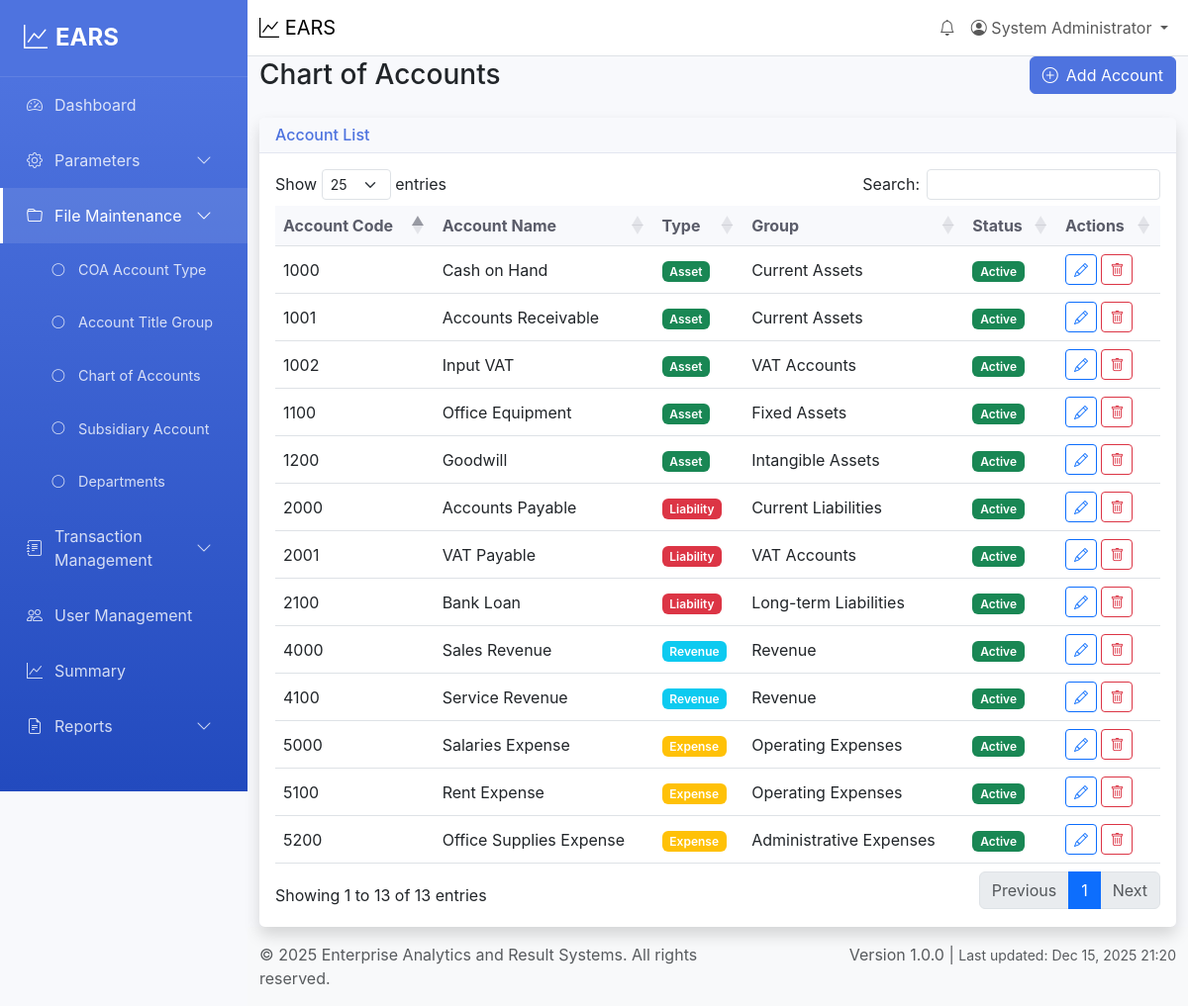
/file-maintenance/chart-of-accounts (signed in), run on the app's committed database.
### tables this page shows
CREATE TABLE chart_of_accounts (
    id INT AUTO_INCREMENT PRIMARY KEY,
    account_code VARCHAR(20) UNIQUE NOT NULL,
    account_name VARCHAR(200) NOT NULL,
    account_type_id INT,
    group_id INT,
    description TEXT,
    balance DECIMAL(15,2) DEFAULT 0.00,
    status ENUM('active', 'inactive') DEFAULT 'active',
    created_at TIMESTAMP DEFAULT CURRENT_TIMESTAMP,
    updated_at TIMESTAMP DEFAULT CURRENT_TIMESTAMP ON UPDATE CURRENT_TIMESTAMP,
    FOREIGN KEY (account_type_id) REFERENCES coa_account_types(id),
    FOREIGN KEY (group_id) REFERENCES account_title_groups(id)
);

CREATE TABLE coa_account_types (
    id INT AUTO_INCREMENT PRIMARY KEY,
    type_name VARCHAR(100) NOT NULL,
    description TEXT,
    status ENUM('active', 'inactive') DEFAULT 'active',
    created_at TIMESTAMP DEFAULT CURRENT_TIMESTAMP,
    updated_at TIMESTAMP DEFAULT CURRENT_TIMESTAMP ON UPDATE CURRENT_TIMESTAMP
);

CREATE TABLE account_title_groups (
    id INT AUTO_INCREMENT PRIMARY KEY,
    group_name VARCHAR(100) NOT NULL,
    description TEXT,
    status ENUM('active', 'inactive') DEFAULT 'active',
    created_at TIMESTAMP DEFAULT CURRENT_TIMESTAMP,
    updated_at TIMESTAMP DEFAULT CURRENT_TIMESTAMP ON UPDATE CURRENT_TIMESTAMP
);

### views/file-maintenance/chart-of-accounts.php (the view, shortened to what the rows shown need)
<div class="row">
    <div class="col-12">
        <div class="d-flex justify-content-between align-items-center mb-4">
            <h1 class="h3 mb-0">Chart of Accounts</h1>
        </div>
    </div>
</div>
<div class="row">
    <div class="col-12">
        <div class="card shadow">
            <div class="card-body">
                <div class="table-responsive">
                    <table class="table table-hover" id="accountsTable">
                        <thead>
                            <tr>
                                <th>Account Code</th>
                                <th>Account Name</th>
                                <th>Type</th>
                                <th>Group</th>
                                <th>Status</th>
                                <th>Actions</th>
                            </tr>
                        </thead>
                        <tbody>
                            <?php foreach ($accounts as $account): ?>
                                <tr>
                                    <td><?= htmlspecialchars((string)$account['account_code']) ?></td>
                                    <td><?= htmlspecialchars((string)$account['account_name']) ?></td>
                                    <td>
                                        <span class="badge bg-<?= getAccountTypeColor($account['type_name']) ?>">
                                            <?= htmlspecialchars((string)$account['type_name']) ?>
                                        </span>
                                    </td>
                                    <td><?= htmlspecialchars((string)$account['group_name']) ?></td>
                                    <td>
                                        <span class="badge bg-<?= $account['status'] === 'active' ? 'success' : 'secondary' ?>">
                                            <?= ucfirst($account['status']) ?>
                                        </span>
                                    </td>
                                    <td>
                                        <button type="button" class="btn btn-sm btn-outline-primary edit-account"
                                                onclick="editAccount(<?= htmlspecialchars(json_encode($account)) ?>)">
                                            <i class="bi bi-pencil"></i>
                                        </button>
                                        <button type="button" class="btn btn-sm btn-outline-danger"
                                                onclick="deleteAccount(<?= $account['id'] ?>)">
                                            <i class="bi bi-trash"></i>
                                        </button>
                                    </td>
                                </tr>
                            <?php endforeach; ?>
                        </tbody>
                    </table>
                </div>
            </div>
        </div>
    </div>
</div>
<?php
function getAccountTypeColor($typeName) {
    switch (strtolower($typeName)) {
        case 'asset':
            return 'success';
        case 'liability':
            return 'danger';
        case 'revenue':
            return 'info';
        case 'expense':
            return 'warning';
    }
}
?>

### data on the page
chart_of_accounts: account_code "1000", account_name "Cash on Hand", account_type.type_name "Asset", group.group_name "Current Assets", status "Active"
chart_of_accounts: account_code "1001", account_name "Accounts Receivable", account_type.type_name "Asset", group.group_name "Current Assets", status "Active"
chart_of_accounts: account_code "1002", account_name "Input VAT", account_type.type_name "Asset", group.group_name "VAT Accounts", status "Active"
chart_of_accounts: account_code "1100", account_name "Office Equipment", account_type.type_name "Asset", group.group_name "Fixed Assets", status "Active"
chart_of_accounts: account_code "1200", account_name "Goodwill", account_type.type_name "Asset", group.group_name "Intangible Assets", status "Active"
chart_of_accounts: account_code "2000", account_name "Accounts Payable", account_type.type_name "Liability", group.group_name "Current Liabilities", status "Active"
chart_of_accounts: account_code "2001", account_name "VAT Payable", account_type.type_name "Liability", group.group_name "VAT Accounts", status "Active"
chart_of_accounts: account_code "2100", account_name "Bank Loan", account_type.type_name "Liability", group.group_name "Long-term Liabilities", status "Active"
chart_of_accounts: account_code "4000", account_name "Sales Revenue", account_type.type_name "Revenue", group.group_name "Revenue", status "Active"
chart_of_accounts: account_code "4100", account_name "Service Revenue", account_type.type_name "Revenue", group.group_name "Revenue", status "Active"
chart_of_accounts: account_code "5000", account_name "Salaries Expense", account_type.type_name "Expense", group.group_name "Operating Expenses", status "Active"
chart_of_accounts: account_code "5100", account_name "Rent Expense", account_type.type_name "Expense", group.group_name "Operating Expenses", status "Active"
chart_of_accounts: account_code "5200", account_name "Office Supplies Expense", account_type.type_name "Expense", group.group_name "Administrative Expenses", status "Active"

### other printed values
$user['full_name'] "System Administrator"
APP_NAME "Enterprise Analytics and Result Systems"
APP_VERSION "1.0.0"
